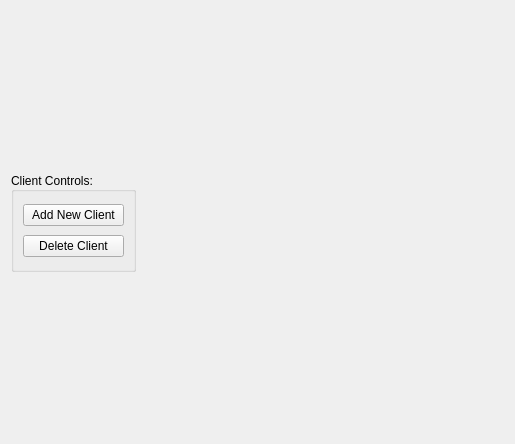
<?xml version="1.0" encoding="UTF-8"?>
<ui version="4.0">
 <class>PartyForm</class>
 <widget class="QWidget" name="PartyForm">
  <property name="geometry">
   <rect>
    <x>0</x>
    <y>0</y>
    <width>515</width>
    <height>444</height>
   </rect>
  </property>
  <property name="windowTitle">
   <string>Form</string>
  </property>
  <layout class="QHBoxLayout" name="horizontalLayout">
   <item>
    <widget class="QGroupBox" name="detailsGroup">
     <property name="minimumSize">
      <size>
       <width>0</width>
       <height>0</height>
      </size>
     </property>
     <property name="maximumSize">
      <size>
       <width>125</width>
       <height>100</height>
      </size>
     </property>
     <property name="title">
      <string>Client Controls:</string>
     </property>
     <property name="alignment">
      <set>Qt::AlignLeading|Qt::AlignLeft|Qt::AlignVCenter</set>
     </property>
     <layout class="QVBoxLayout" name="verticalLayout">
      <item>
       <widget class="QPushButton" name="pushButton_2">
        <property name="text">
         <string>Add New Client</string>
        </property>
       </widget>
      </item>
      <item>
       <widget class="QPushButton" name="pushButton">
        <property name="text">
         <string>Delete Client</string>
        </property>
       </widget>
      </item>
     </layout>
    </widget>
   </item>
   <item>
    <widget class="QWidget" name="primaryFrame" native="true"/>
   </item>
  </layout>
 </widget>
 <resources/>
 <connections/>
</ui>
